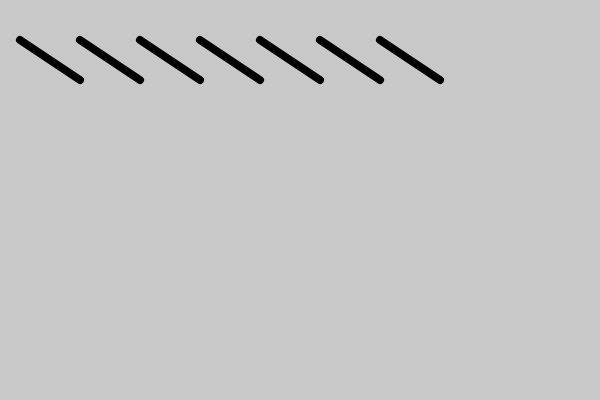
Frame 1 (no input)
Frame 60 (no input): identical to frame 1, image omitted
Frame 120 (the mouse pressed at the canvas centre since frame 60): identical to frame 1, image omitted

The p5.js sketch that drew this single still picture (run headless with seeded random() and noise() and a simulated clock; from frame 60 on, the mouse is pressed at the canvas centre):

// p5.js sketch
// ── sketch.js
// Getting Started with p5.js
// Lauren McCarthy, Casey Reas, Ben Fry

function setup() {
  createCanvas(600, 400);
  strokeWeight(8);
}

function draw() {
  background(200);
  for (var i = 20; i < 400; i += 60) { // try changing "60" to other numbers
    line(i, 40, i + 60, 80);
  }
}

// above is equivalent to

// function draw() {
//   line(20, 40, 80, 80);
//   line(80, 40, 140, 80);
//   line(140, 40, 200, 80);
//   line(200, 40, 260, 80);
//   line(260, 40, 320, 80);
//   line(320, 40, 380, 80);
//   line(380, 40, 440, 80);
// }
